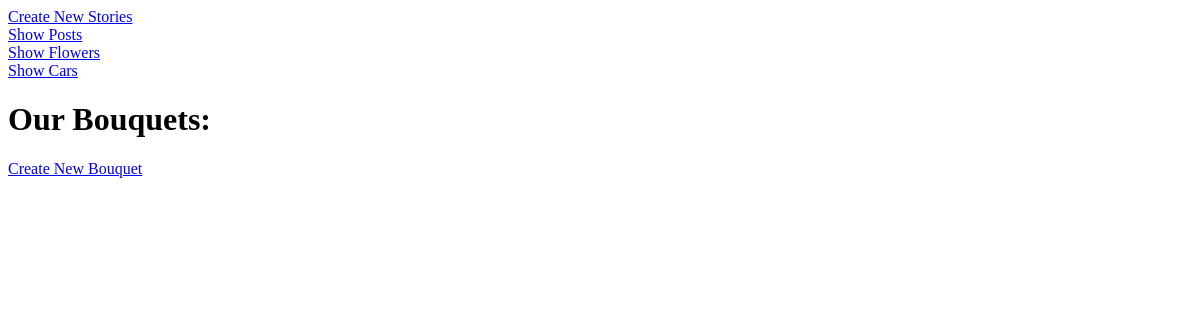
The app's page /blog/bouquets, older data.
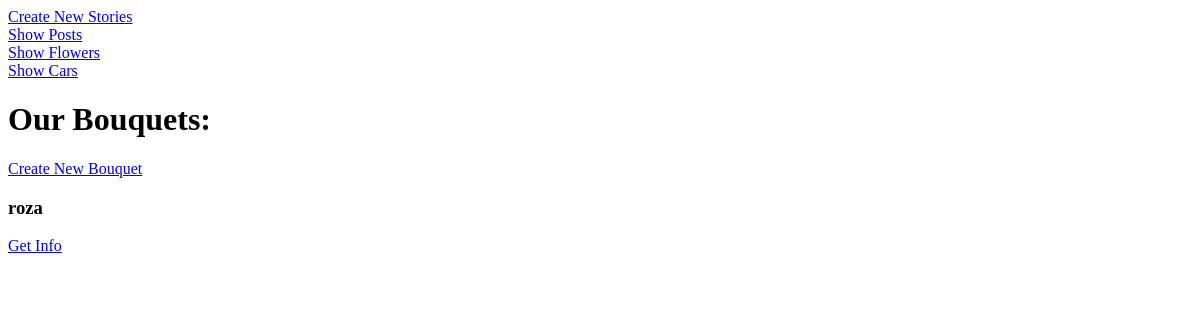
The same page, newer data.
### blogapp/models.py (models this page shows, shortened)
class Bouquet(models.Model):
    name = models.CharField(max_length=100)
    flowers = models.ManyToManyField('Flower')

### blogapp/views.py (the view)
# urls.py: path('bouquets', BouquetsView, name='bouquets_url'),
def BouquetsView(request):
    bouquets = Bouquet.objects.all()
    context = {
        'bouquets': bouquets
    }
    return render(request=request, template_name='bouquets_template.html', context=context)

### templates/bouquets_template.html (shortened to what this page needs)
<!DOCTYPE html>
<html lang="en">
<head>
</head>
<body>
    <a href="{% url 'story_create_url' %}">Create New Stories</a>
    <br>
    <a href="{% url 'post_list_url' %}"> Show Posts </a>
    <br>
    <a href="{% url 'flower_list_url' %}">Show Flowers</a>
    <br>
    <a href="{%url 'cars_url'%}">Show Cars</a>
    <br>
    <h1>Our Bouquets:</h1>
    <a href="{% url 'bouquets_create_url' %}">Create New Bouquet</a>
    {% for bouquet in bouquets %}
        <h3>{{ bouquet.name }}</h3>
        <a href="{% url 'bouquets_detail_url' bouquet.id %}">Get Info</a>
    {% endfor %}
</body>
</html>

Row changes from the older to the newer data that the page shows:
added Bouquet: name "roza"
